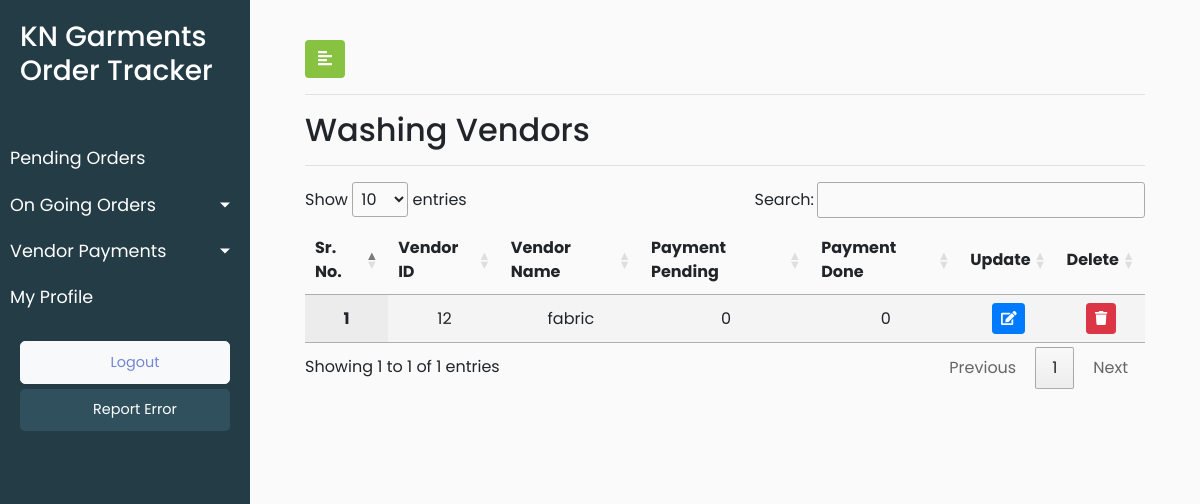
Before: /washing_order_vendor_payment/ (signed in) with the older database file.
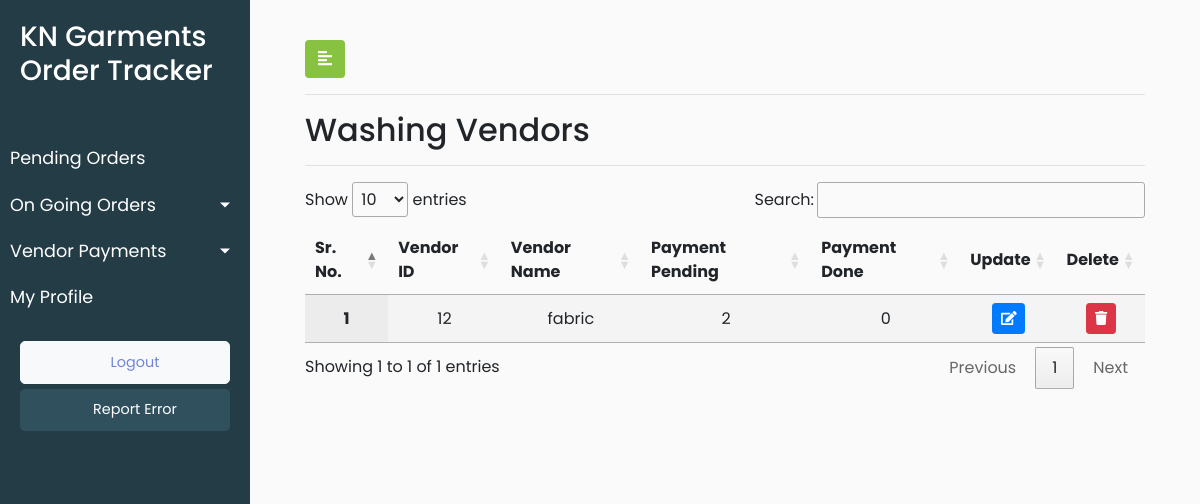
After: the same page with the newer database file.
### KNGarment_Order_TrackPro_App/models.py (models this page shows)
class CustomUser(AbstractUser):
    SUPER_ADMIN = 108
    ADMIN = 100
    FABRIC_VENDOR = 1
    STITCHING_VENDOR = 2
    WASHING_VENDOR = 3
    FINISHING_VENDOR = 4
    ROLE_CHOICES = (
      (ADMIN,'admin'),
      (SUPER_ADMIN,'super_admin'),
      (FABRIC_VENDOR,'fabric_vendor'),
      (STITCHING_VENDOR,'stitching_vendor'),
      (WASHING_VENDOR,'washing_vendor'),
      (FINISHING_VENDOR,'finishing_vendor')
    )
    user_role = models.PositiveSmallIntegerField(choices=ROLE_CHOICES,default=ADMIN,blank=True)

### KNGarment_Order_TrackPro_App/views.py (the view)
# urls.py: path('washing_order_vendor_payment/',views.washing_order_vendor_payment,name='washing_order_vendor_payment'),
def washing_order_vendor_payment(request):
    washing_list=functions.filtering_vendors(3)
    user_role = request.user.user_role
    data = {'washing_list':washing_list,'user_role':user_role}
    return render(request,'KNGarment_Order_TrackPro_App/washing_order_vendor_payment.html',data)

### KNGarment_Order_TrackPro_App/functions.py (called while the page is built)
def filtering_vendors(vendor_type_parameter):
    vendor_payment_status = [1,2]
    x = list(set(list(CustomUser.objects.filter(user_role=vendor_type_parameter).values_list('pk','username'))))
    vendor_status_list = [vendor_payment_count(a,vendor_payment_status_one) for a in x for vendor_payment_status_one in vendor_payment_status ]
    final = [vendor_status_list[i * 2:(i + 1) * 2] for i in range((len(vendor_status_list) + 2 - 1) // 2 )]
    vendor_dict = dict(zip(x,final))
    return vendor_dict

def vendor_payment_count(a,vendor_payment_status_one):
    if vendor_payment_status_one == 1:
        count = Process.objects.filter(process_customuser_id=CustomUser.objects.get(pk=int(a[0])),process_payment_status=1).all().count()
        return count
    elif vendor_payment_status_one == 2:
        count = Process.objects.filter(process_customuser_id=CustomUser.objects.get(pk=int(a[0])),process_payment_status=2).all().count()
        return count

### KNGarment_Order_TrackPro_App/templates/KNGarment_Order_TrackPro_App/washing_order_vendor_payment.html (shortened to what this page needs)
{% extends 'KNGarment_Order_TrackPro_App/base.html' %}
{% load static %}
{% block stylesheets %}
<link rel="stylesheet" href="//cdn.datatables.net/1.10.19/css/jquery.dataTables.min.css">
{% endblock stylesheets %}
{% block content %}
        <div id="content">
            <div class="container-fluid">
                <button type="button" id="sidebarCollapse" class="btn" style="background-color: #87c241;color: white">
                    <i class="fas fa-align-left"></i>
                </button>
                <hr>
                <h2>Washing Vendors</h2>
                <hr>
                 <div>
                       <table id="test_table" class="display" style="width:100%; text-align: center">
                            <thead>
                                <tr>
                                    <th>Sr. No.</th>
                                    <th>Vendor ID</th>
                                    <th>Vendor Name</th>
                                    <th>Payment Pending</th>
                                     <th>Payment Done</th>
                                     <th>Update</th>
                                     {% if user_role == 1 %}
                                    <th>Delete</th>
                                    {% endif %}
                                </tr>
                            </thead>
                               <tbody>
                                {% for key,value in washing_list.items %}
                                <tr>
                       <th class="text-center" scope="row">{{ forloop.counter }}</th>
                        <td class="text-center">{{ key.0 }}</td>
                        <td class="text-center">{{ key.1 }}</td>
                        <td class="text-center"><a href="{% url 'KNGarment_Order_TrackPro_App:washing_order_vendor_payment_details'  vendor_id=key.0 payment_status=2 %}"> {{value.1}}</a></td>
                       <td class="text-center"><a href="{% url 'KNGarment_Order_TrackPro_App:washing_order_vendor_payment_details'  vendor_id=key.0 payment_status=1 %}">{{value.0}}</a></td>
                          <td>
							<button type="button" class="update-book btn btn-sm btn-primary" data-id="">
								<span class="fa fa-edit"></span>
							</button>
						</td>
                        {% if user_role == 1 %}
						<td>
							<button type="button" class="delete-book btn btn-sm btn-danger" data-id="">
								<span class="fa fa-trash"></span>
							</button>
						</td>
                        {% endif %}
                                   </tr>
                           {% endfor %}
                            </tbody>
                             </table>
                </div>
            </div>
        </div>
{% endblock content %}

Changed rows visible on the page:
changed CustomUser "fabric": is_superuser "0" → "2"
